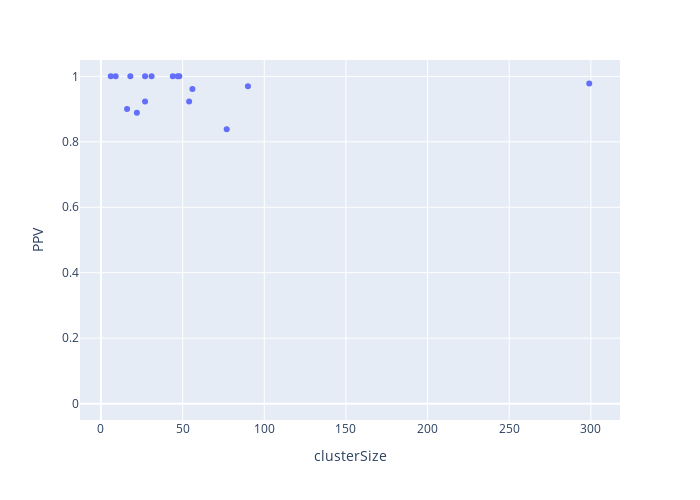

This figure's notebook cell:
### Code cell
ns.pl.scatter_w_clusterSize(results, "PPV", save = True, output_folder = output_folder, outputfilename_prefix = outputfilename_prefix)

### Figure 1 — Plotly figure (JSON) as saved in the notebook; plotly's stock layout.template omitted (floating-point values rounded to 4 significant figures)
{"data": [{"hovertemplate": "<b>%{hovertext}</b><br><br>clusterSize=%{x}<br>PPV=%{y}<extra></extra>", "hovertext": ["e1_e299_SLC17A7_L5b_Cdh13", "g1_g48_GLI3_Astro_Gja1", "g2_g27_APBB1IP_Micro_Ctss", "g3_g18_GPNMB_OPC_Pdgfra", "g4_g9_MOG_Oligo_Opalin", "i10_i16_TSPAN12_Vip_Mybpc1", "i11_i6_EGF_Vip_Mybpc1", "i1_i90_COL5A2_Ndnf_Car4", "i2_i77_LHX6_Sst_Cbln4", "i3_i56_BAGE2_Ndnf_Cxcl14", "i4_i54_MC4R_Ndnf_Cxcl14", "i5_i47_TRPC3_Ndnf_Car4", "i6_i44_GPR149_Vip_Mybpc1", "i7_i31_CLMP_Ndnf_Cxcl14", "i8_i27_SNCG_Vip_Mybpc1", "i9_i22_TAC3_Vip_Mybpc1"], "legendgroup": "", "marker": {"color": "#636efa", "symbol": "circle"}, "mode": "markers", "name": "", "orientation": "v", "showlegend": false, "type": "scatter", "x": [299, 48, 27, 18, 9, 16, 6, 90, 77, 56, 54, 47, 44, 31, 27, 22], "xaxis": "x", "y": [0.978, 1, 1, 1, 1, 0.9, 1, 0.9701, 0.8382, 0.9615, 0.9231, 1, 1, 1, 0.9231, 0.8889], "yaxis": "y"}], "layout": {"height": 500, "legend": {"tracegroupgap": 0}, "margin": {"t": 60}, "width": 700, "xaxis": {"anchor": "y", "autorange": true, "domain": [0, 1], "range": [-12.83, 317.8], "title": {"text": "clusterSize"}, "type": "linear"}, "yaxis": {"anchor": "x", "domain": [0, 1], "range": [-0.05, 1.05], "title": {"text": "PPV"}, "type": "linear"}}}
